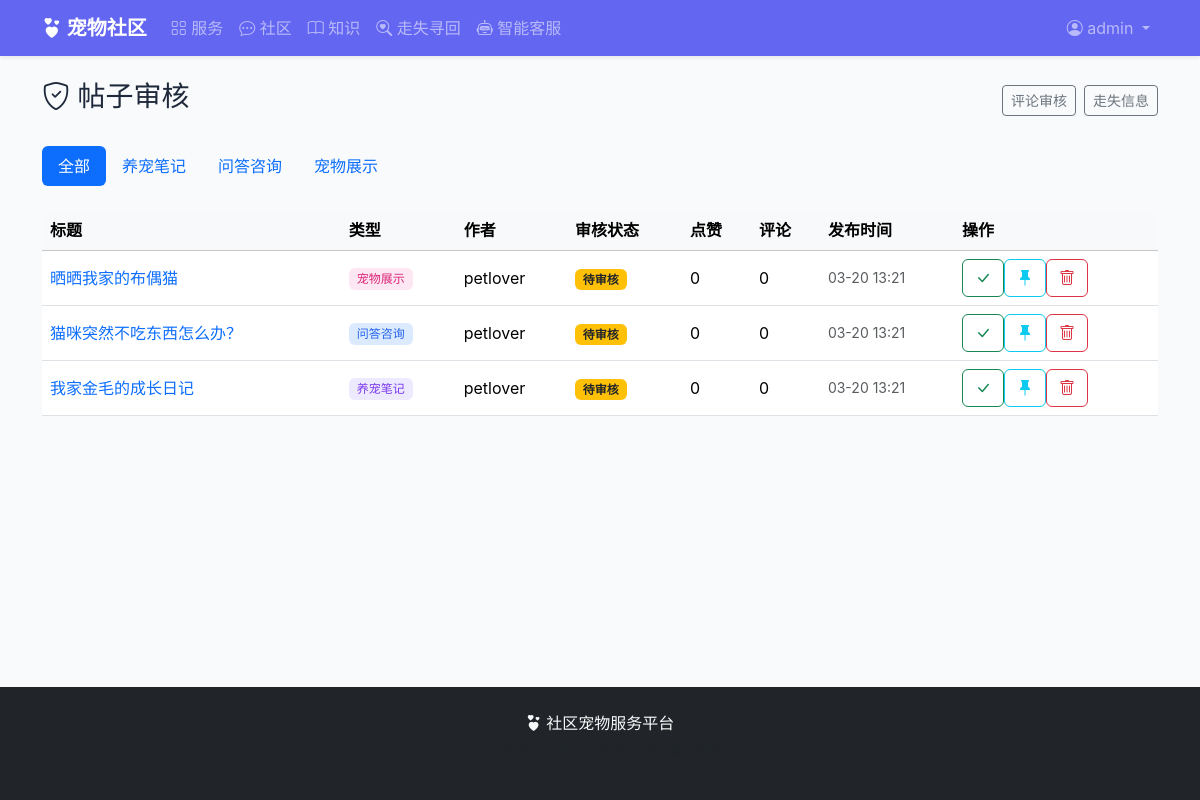
Page /community/admin/posts/ (signed in) on the earlier database version.
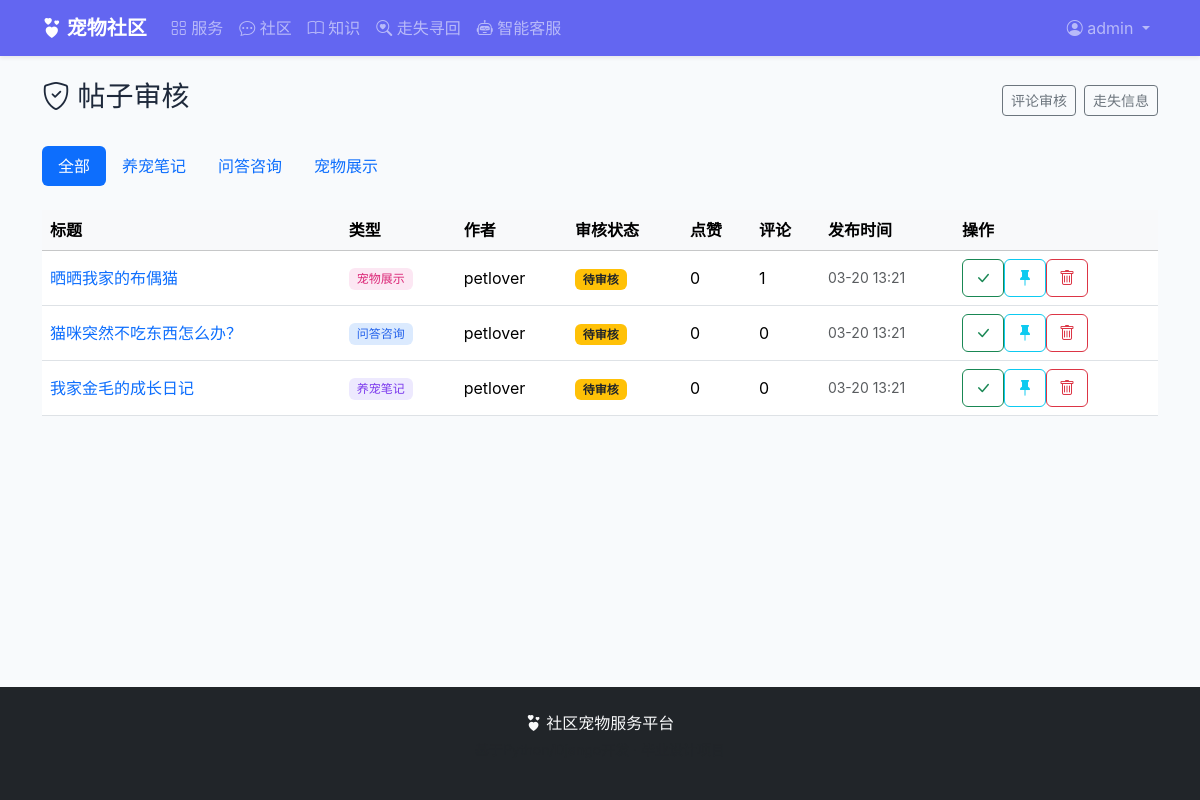
Same page on the later database version.
### community/models.py (models this page shows, shortened)
class Post(models.Model):
    POST_TYPES = (
        ('note', '养宠笔记'),
        ('qa', '问答咨询'),
        ('show', '宠物展示'),
    )
    author = models.ForeignKey(settings.AUTH_USER_MODEL, on_delete=models.CASCADE,
                               related_name='posts', verbose_name='作者')
    post_type = models.CharField('类型', max_length=10, choices=POST_TYPES)
    title = models.CharField('标题', max_length=200)
    content = models.TextField('内容')
    image = models.ImageField('图片', upload_to='posts/', blank=True)
    likes_count = models.IntegerField('点赞数', default=0)
    comments_count = models.IntegerField('评论数', default=0)
    is_approved = models.BooleanField('已审核', default=False)
    is_pinned = models.BooleanField('置顶', default=False)
    created_at = models.DateTimeField('发布时间', auto_now_add=True)
    updated_at = models.DateTimeField('更新时间', auto_now=True)
    class Meta:
        verbose_name = '社区帖子'
        verbose_name_plural = '社区帖子'
        ordering = ['-is_pinned', '-created_at']

### accounts/models.py (models this page shows, shortened)
class User(AbstractUser):
    ROLE_CHOICES = (
        ('owner', '宠物主人'),
        ('provider', '服务商家'),
        ('admin', '系统管理员'),
    )
    role = models.CharField('角色', max_length=10, choices=ROLE_CHOICES, default='owner')
    phone = models.CharField('手机号', max_length=11, blank=True)
    avatar = models.ImageField('头像', upload_to='avatars/', blank=True)
    address = models.CharField('地址', max_length=200, blank=True)
    bio = models.TextField('个人简介', max_length=500, blank=True)
    created_at = models.DateTimeField('注册时间', auto_now_add=True)
    class Meta:
        verbose_name = '用户'
        verbose_name_plural = '用户'
    @property
    def is_provider(self):
        return self.role == 'provider'
    @property
    def is_admin_role(self):
        return self.role == 'admin'

### community/views.py (the view)
# urls.py: path('admin/posts/', views.admin_post_list, name='admin_posts'),
@login_required
def admin_post_list(request):
    if not request.user.is_admin_role:
        messages.error(request, '仅管理员可访问')
        return redirect('index')
    posts = Post.objects.all().select_related('author')
    post_type = request.GET.get('type')
    if post_type:
        posts = posts.filter(post_type=post_type)
    return render(request, 'community/admin_post_list.html', {
        'posts': posts,
        'current_type': post_type,
    })

### templates/community/admin_post_list.html (shortened to what this page needs)
{% extends 'base.html' %}
{% block content %}
<div class="d-flex justify-content-between align-items-center mb-4">
    <h3><i class="bi bi-shield-check"></i> 帖子审核</h3>
    <div class="d-flex gap-2">
        <a href="{% url 'community:admin_comments' %}" class="btn btn-outline-secondary btn-sm">评论审核</a>
        <a href="{% url 'community:admin_lost' %}" class="btn btn-outline-secondary btn-sm">走失信息</a>
    </div>
</div>
<ul class="nav nav-pills mb-4">
    <li class="nav-item"><a class="nav-link {% if not current_type %}active{% endif %}" href="{% url 'community:admin_posts' %}">全部</a></li>
    <li class="nav-item"><a class="nav-link {% if current_type == 'note' %}active{% endif %}" href="{% url 'community:admin_posts' %}?type=note">养宠笔记</a></li>
    <li class="nav-item"><a class="nav-link {% if current_type == 'qa' %}active{% endif %}" href="{% url 'community:admin_posts' %}?type=qa">问答咨询</a></li>
    <li class="nav-item"><a class="nav-link {% if current_type == 'show' %}active{% endif %}" href="{% url 'community:admin_posts' %}?type=show">宠物展示</a></li>
</ul>
<div class="table-responsive">
    <table class="table table-hover align-middle">
        <thead class="table-light">
            <tr>
                <th>标题</th>
                <th>类型</th>
                <th>作者</th>
                <th>审核状态</th>
                <th>点赞</th>
                <th>评论</th>
                <th>发布时间</th>
                <th>操作</th>
            </tr>
        </thead>
        <tbody>
        {% for post in posts %}
        <tr>
            <td>
                <a href="{% url 'community:post_detail' pk=post.pk %}" class="text-decoration-none">{{ post.title }}</a>
            </td>
            <td><span class="post-type {{ post.post_type }}">{{ post.get_post_type_display }}</span></td>
            <td>{{ post.author.username }}</td>
            <td>
                {% if post.is_approved %}
                    <span class="badge bg-success">已通过</span>
                {% else %}
                    <span class="badge bg-warning text-dark">待审核</span>
                {% endif %}
            </td>
            <td>{{ post.likes_count }}</td>
            <td>{{ post.comments_count }}</td>
            <td class="small text-muted">{{ post.created_at|date:"m-d H:i" }}</td>
            <td>
                <div class="btn-group btn-group-sm">
                    {% if not post.is_approved %}
                    <form method="post" action="{% url 'community:admin_post_approve' pk=post.pk %}" class="d-inline">
                        <button class="btn btn-outline-success" title="通过审核"><i class="bi bi-check-lg"></i></button>
                    </form>
                    {% else %}
                    <form method="post" action="{% url 'community:admin_post_reject' pk=post.pk %}" class="d-inline">
                        {% csrf_token %}
                        <button class="btn btn-outline-warning" title="撤回审核"><i class="bi bi-x-lg"></i></button>
                    </form>
                    {% endif %}
                    <form method="post" action="{% url 'community:admin_post_pin' pk=post.pk %}" class="d-inline">
                        <button class="btn btn-outline-{% if post.is_pinned %}secondary{% else %}info{% endif %}" title="{% if post.is_pinned %}取消置顶{% else %}置顶{% endif %}">
                            <i class="bi bi-pin{% if post.is_pinned %}-angle{% endif %}-fill"></i>
                        </button>
                    </form>
                    <form method="post" action="{% url 'community:admin_post_delete' pk=post.pk %}" class="d-inline" onsubmit="return confirm('确定删除帖子「{{ post.title }}」？')">
                        <button class="btn btn-outline-danger" title="删除"><i class="bi bi-trash"></i></button>
                    </form>
                </div>
            </td>
        </tr>
        {% empty %}
        <tr><td colspan="8" class="text-center text-muted py-4">暂无帖子</td></tr>
        {% endfor %}
        </tbody>
    </table>
</div>
{% endblock %}

Differences in the rows shown:
changed Post "晒晒我家的布偶猫": comments_count "0" → "1"
